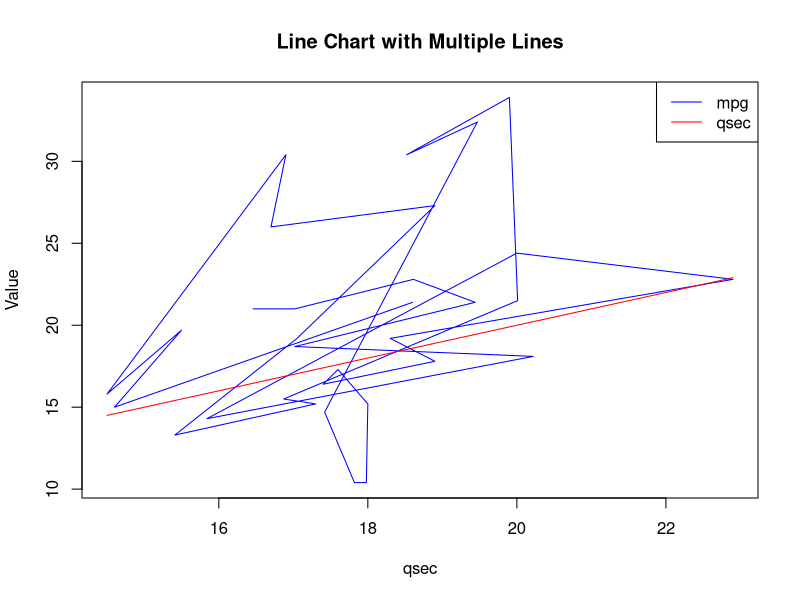

This chart was generated by the following R code:
data("mtcars")
plot(mtcars$qsec, mtcars$mpg, type = "l", col = "blue", xlab = "qsec", ylab = "Value", 
     main = "Line Chart with Multiple Lines")
lines(mtcars$qsec, mtcars$qsec, col = "red")
legend("topright", legend = c("mpg", "qsec"), col = c("blue", "red"), lty = 1)
